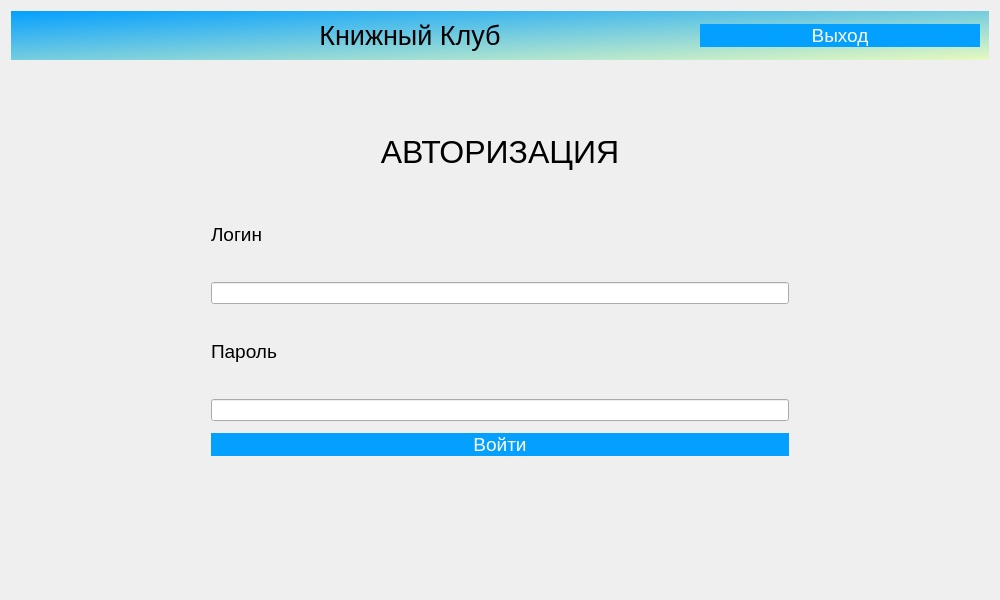
<?xml version="1.0" encoding="UTF-8"?>
<ui version="4.0">
 <class>Dialog</class>
 <widget class="QDialog" name="Dialog">
  <property name="geometry">
   <rect>
    <x>0</x>
    <y>0</y>
    <width>1000</width>
    <height>600</height>
   </rect>
  </property>
  <property name="minimumSize">
   <size>
    <width>1000</width>
    <height>600</height>
   </size>
  </property>
  <property name="windowTitle">
   <string>Учет заявок на ремонт оргтехники</string>
  </property>
  <property name="windowIcon">
   <iconset theme="accessories-dictionary">
    <selectedon>../../../../../logo2.png</selectedon>
   </iconset>
  </property>
  <property name="toolTipDuration">
   <number>0</number>
  </property>
  <property name="styleSheet">
   <string notr="true">QPushButton {
background-color: rgb(4, 160, 255);
color: rgb(255, 255, 255);
border: 0px;
font: 14pt
}
QWidget
{font:  &quot;Comic Sans MS&quot;;
}
</string>
  </property>
  <property name="sizeGripEnabled">
   <bool>false</bool>
  </property>
  <layout class="QGridLayout" name="gridLayout">
   <item row="0" column="0">
    <widget class="QWidget" name="widget" native="true">
     <property name="styleSheet">
      <string notr="true">QWidget#widget{
background-color: qlineargradient(spread:pad, x1:0, y1:0, x2:1, y2:1, stop:0 rgba(4, 160, 255, 255), stop:1 rgba(231, 250, 191, 255));}

</string>
     </property>
     <layout class="QHBoxLayout" name="horizontalLayout">
      <property name="spacing">
       <number>150</number>
      </property>
      <item>
       <widget class="QLabel" name="label">
        <property name="maximumSize">
         <size>
          <width>100</width>
          <height>100</height>
         </size>
        </property>
        <property name="text">
         <string/>
        </property>
        <property name="textFormat">
         <enum>Qt::AutoText</enum>
        </property>
        <property name="pixmap">
         <pixmap>../media/logo2.png</pixmap>
        </property>
        <property name="scaledContents">
         <bool>true</bool>
        </property>
       </widget>
      </item>
      <item>
       <widget class="QLabel" name="label_2">
        <property name="font">
         <font>
          <pointsize>20</pointsize>
          <italic>false</italic>
          <bold>false</bold>
         </font>
        </property>
        <property name="text">
         <string>Книжный Клуб</string>
        </property>
        <property name="alignment">
         <set>Qt::AlignCenter</set>
        </property>
       </widget>
      </item>
      <item>
       <widget class="QPushButton" name="AvtorButton">
        <property name="font">
         <font>
          <pointsize>14</pointsize>
          <italic>false</italic>
          <bold>false</bold>
         </font>
        </property>
        <property name="text">
         <string>Выход</string>
        </property>
       </widget>
      </item>
     </layout>
    </widget>
   </item>
   <item row="1" column="0">
    <widget class="QStackedWidget" name="stackedWidget">
     <property name="layoutDirection">
      <enum>Qt::LeftToRight</enum>
     </property>
     <property name="autoFillBackground">
      <bool>false</bool>
     </property>
     <property name="styleSheet">
      <string notr="true"/>
     </property>
     <property name="currentIndex">
      <number>0</number>
     </property>
     <widget class="QWidget" name="Avtorisation">
      <property name="layoutDirection">
       <enum>Qt::LeftToRight</enum>
      </property>
      <layout class="QGridLayout" name="gridLayout_2">
       <property name="leftMargin">
        <number>200</number>
       </property>
       <property name="topMargin">
        <number>50</number>
       </property>
       <property name="rightMargin">
        <number>200</number>
       </property>
       <property name="bottomMargin">
        <number>50</number>
       </property>
       <item row="0" column="0">
        <layout class="QVBoxLayout" name="verticalLayout">
         <property name="spacing">
          <number>12</number>
         </property>
         <item>
          <widget class="QLabel" name="label_3">
           <property name="font">
            <font>
             <pointsize>24</pointsize>
             <italic>false</italic>
             <bold>false</bold>
            </font>
           </property>
           <property name="text">
            <string>АВТОРИЗАЦИЯ</string>
           </property>
           <property name="scaledContents">
            <bool>false</bool>
           </property>
           <property name="alignment">
            <set>Qt::AlignCenter</set>
           </property>
          </widget>
         </item>
         <item>
          <widget class="QLabel" name="label_4">
           <property name="font">
            <font>
             <pointsize>14</pointsize>
             <italic>false</italic>
             <bold>false</bold>
            </font>
           </property>
           <property name="layoutDirection">
            <enum>Qt::LeftToRight</enum>
           </property>
           <property name="autoFillBackground">
            <bool>false</bool>
           </property>
           <property name="text">
            <string>Логин</string>
           </property>
           <property name="alignment">
            <set>Qt::AlignLeading|Qt::AlignLeft|Qt::AlignVCenter</set>
           </property>
          </widget>
         </item>
         <item>
          <widget class="QLineEdit" name="LoginField"/>
         </item>
         <item>
          <widget class="QLabel" name="label_5">
           <property name="font">
            <font>
             <pointsize>14</pointsize>
             <italic>false</italic>
             <bold>false</bold>
            </font>
           </property>
           <property name="text">
            <string>Пароль</string>
           </property>
           <property name="alignment">
            <set>Qt::AlignLeading|Qt::AlignLeft|Qt::AlignVCenter</set>
           </property>
          </widget>
         </item>
         <item>
          <widget class="QLineEdit" name="PasswordField"/>
         </item>
         <item>
          <widget class="QPushButton" name="SignInButton">
           <property name="font">
            <font>
             <pointsize>14</pointsize>
             <italic>false</italic>
             <bold>false</bold>
            </font>
           </property>
           <property name="styleSheet">
            <string notr="true"/>
           </property>
           <property name="text">
            <string>Войти</string>
           </property>
          </widget>
         </item>
         <item>
          <widget class="QLabel" name="ErrorField">
           <property name="font">
            <font>
             <pointsize>14</pointsize>
             <italic>false</italic>
             <bold>false</bold>
            </font>
           </property>
           <property name="styleSheet">
            <string notr="true">color: rgb(255, 0, 0);</string>
           </property>
           <property name="text">
            <string/>
           </property>
           <property name="alignment">
            <set>Qt::AlignCenter</set>
           </property>
          </widget>
         </item>
        </layout>
       </item>
      </layout>
     </widget>
     <widget class="QWidget" name="Zakazchik">
      <widget class="QLabel" name="label_6">
       <property name="geometry">
        <rect>
         <x>440</x>
         <y>220</y>
         <width>66</width>
         <height>18</height>
        </rect>
       </property>
       <property name="text">
        <string>Заказчик</string>
       </property>
      </widget>
     </widget>
     <widget class="QWidget" name="Master">
      <widget class="QLabel" name="label_7">
       <property name="geometry">
        <rect>
         <x>410</x>
         <y>220</y>
         <width>66</width>
         <height>18</height>
        </rect>
       </property>
       <property name="text">
        <string>Мастер</string>
       </property>
      </widget>
     </widget>
     <widget class="QWidget" name="Operator">
      <widget class="QLabel" name="label_9">
       <property name="geometry">
        <rect>
         <x>410</x>
         <y>250</y>
         <width>66</width>
         <height>18</height>
        </rect>
       </property>
       <property name="text">
        <string>Оператор</string>
       </property>
      </widget>
     </widget>
     <widget class="QWidget" name="Manager">
      <widget class="QLabel" name="label_8">
       <property name="geometry">
        <rect>
         <x>340</x>
         <y>250</y>
         <width>101</width>
         <height>18</height>
        </rect>
       </property>
       <property name="text">
        <string>Менеджер</string>
       </property>
      </widget>
     </widget>
    </widget>
   </item>
  </layout>
 </widget>
 <resources/>
 <connections/>
</ui>
